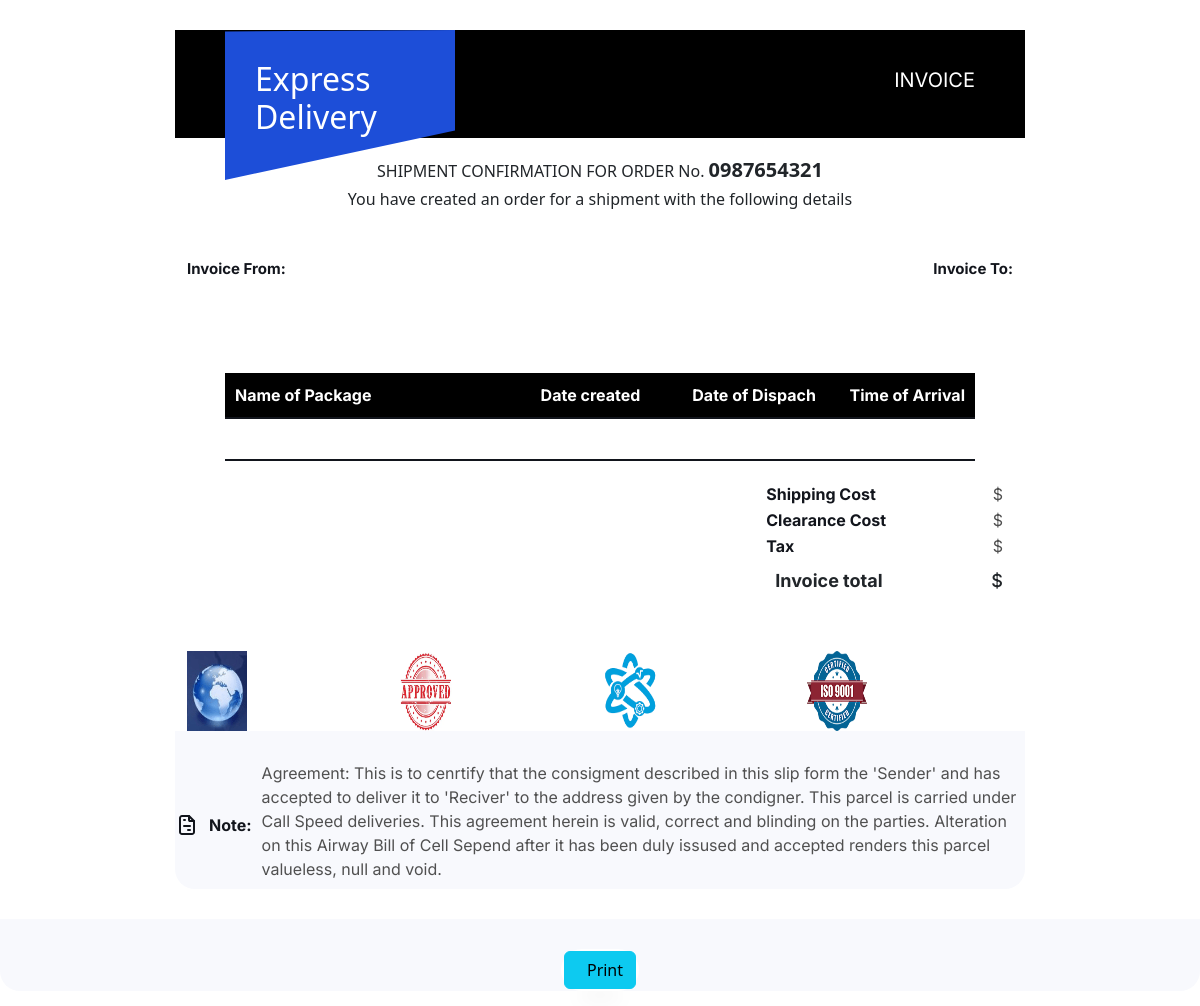
Before: /admin/invoice.php?num=UUL260481342 with the older database file.
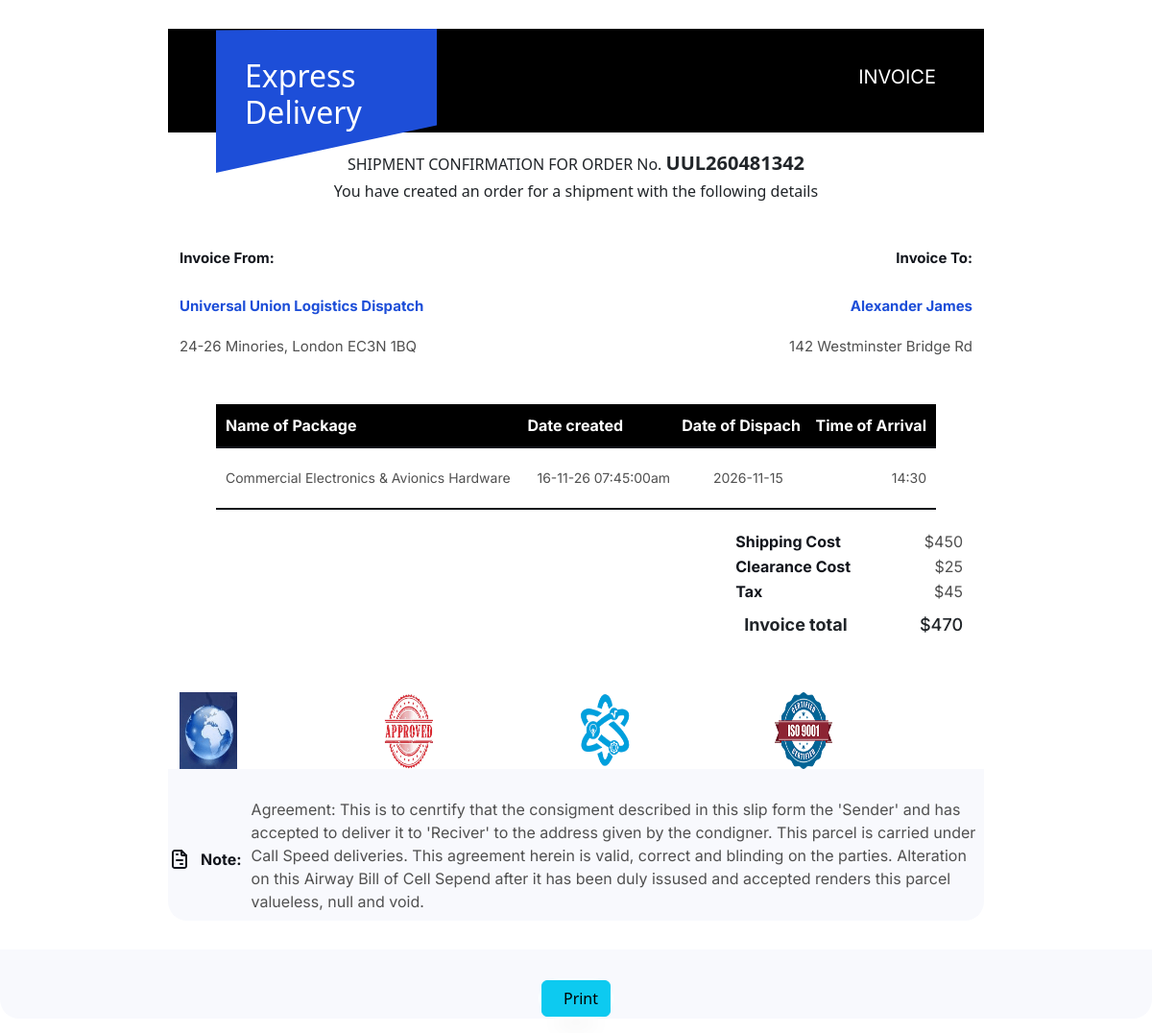
After: the same page with the newer database file.
### tables this page shows
CREATE TABLE `setting` (
  `id` int(11) NOT NULL,
  `sitename` varchar(255) NOT NULL,
  `site_title` varchar(255) NOT NULL,
  `site_url` varchar(255) NOT NULL,
  `tracking_num` varchar(255) NOT NULL,
  `email_name` varchar(255) NOT NULL,
  `email_address` varchar(255) NOT NULL
);

CREATE TABLE `addtracking` (
  `id` int(11) NOT NULL,
  `tracking_id` varchar(255) NOT NULL,
  `sender_name` varchar(255) NOT NULL,
  `sender_contact` varchar(255) NOT NULL,
  `sender_email` varchar(255) NOT NULL,
  `sender_address` varchar(255) NOT NULL,
  `status` varchar(255) NOT NULL,
  `dispatch_location` varchar(255) NOT NULL,
  `carrier` varchar(255) NOT NULL,
  `carrier_refrence_number` varchar(255) NOT NULL,
  `weight` varchar(255) NOT NULL,
  `payment_mode` varchar(255) NOT NULL,
  `image` varchar(255) NOT NULL,
  `receiver_name` varchar(255) NOT NULL,
  `receiver_contact` varchar(2555) NOT NULL,
  `receiver_email` varchar(255) NOT NULL,
  `receiver_address` varchar(255) NOT NULL,
  `destination` varchar(255) NOT NULL,
  `package_discription` varchar(255) NOT NULL,
  `dispach_date` date NOT NULL,
  `estimated_delivery_date` date NOT NULL,
  `shipment_mode` varchar(255) NOT NULL,
  `quantity` varchar(255) NOT NULL,
  `delivery_time` varchar(255) NOT NULL,
  `message` text DEFAULT NULL,
  `updated_time` datetime NOT NULL DEFAULT current_timestamp() ON UPDATE current_timestamp(),
  `current_location` varchar(255) DEFAULT NULL,
  `delivery_message` text DEFAULT NULL,
  `date_added` varchar(255) NOT NULL
);

CREATE TABLE `track_update` (
  `id` int(11) NOT NULL,
  `track_num` varchar(255) NOT NULL,
  `status` varchar(255) NOT NULL,
  `date` varchar(255) NOT NULL,
  `time` varchar(255) NOT NULL,
  `note` varchar(255) NOT NULL,
  `current_location` varchar(255) NOT NULL,
  `invoice_sub_total` varchar(255) NOT NULL,
  `discount` varchar(255) NOT NULL,
  `tax` varchar(255) NOT NULL,
  `invoice_total` varchar(255) NOT NULL,
  `updated_at` timestamp NOT NULL DEFAULT current_timestamp() ON UPDATE current_timestamp()
);

### functions.php (called while the page is built, shortened)
<?php
include 'db.php';
$sql = mysqli_query($con, "SELECT * FROM setting WHERE id = 1 ");
if (mysqli_num_rows($sql) > 0) {
  $data = mysqli_fetch_assoc($sql);
  $tracking_id = $data['tracking_num'];
}
?>

### admin/invoice.php (the view, shortened to what this page needs)
<?php
include '../db.php';
include '../functions.php';
if (isset($_GET['num']) &&  $_GET['num'] !="") {
    $post_id = $_GET['num'];
    $sql = mysqli_query($con, "SELECT * FROM addtracking WHERE tracking_id = '$post_id' ");
    if (mysqli_num_rows($sql) > 0 ) {
        $row = mysqli_fetch_assoc($sql);
        $tracking_id = $row['tracking_id'];
        $sender_name = $row['sender_name'];
        $sender_address = $row['sender_address'];
        $receiver_name = $row['receiver_name'];
        $receiver_address = $row['receiver_address'];
        $package_discription = $row['package_discription'];
        $dispach_date = $row['dispach_date'];
        $delivery_time = $row ['delivery_time'];
        $date_added = $row['date_added'];
    }
    $sqls = mysqli_query($con, "SELECT * FROM track_update  WHERE track_num = '$post_id' ORDER BY id DESC LIMIT 1  ");
    if (mysqli_num_rows($sqls) > 0 ) {
        $rows = mysqli_fetch_assoc($sqls);
        $invoice_sub_total = $rows['invoice_sub_total'];
        $discounts = $rows['discount'];
        $tax = $rows['tax'];
        $invoice_total = $rows['invoice_total'];
    }
}
?>
<!DOCTYPE html>
<html lang="zxx" dir="ltr">
<head>
	<link rel="stylesheet" href="css/custom.css">
	<link rel="stylesheet" href="css/media-query.css">
    <link href="https://cdn.jsdelivr.net/npm/bootstrap@5.3.2/dist/css/bootstrap.min.css" rel="stylesheet">
</head>
<body>
	<div class="invoice_wrap agency1">
		<div class="invoice-container">
			<div class="invoice-content-wrap" id="download_section">
				<header class="invoice-header " id="invo_header">
					<div class="invoice-logo-content bg-black ">
						<div class="invoice-logo" style="font-size: 15px;">
							<div class="agency-logo">
                                <h2 style="color: white" >Express Delivery</h2>
							</div>
						</div>
						<div class="invo-head-content">
							<div><h1 class="invoice-txt" style="font-size: 20px;">INVOICE</h1></div>
						</div>
					</div>
					<div class="container">
						<div class="invoice-agency-details">
                            <h6 style="text-align: center;">SHIPMENT CONFIRMATION FOR ORDER No. <b style="font-size: 20px;"><?php echo $tracking_id ?></b> </h6>
                            <h6 style="text-align: center;">You have created an order for a shipment with the following details</h6>
						</div>
					</div>
				</header>
				<section class="agency-service-content" id="agency_service">
					<div class="container">
						<div class="invoice-owner-conte-wrap pt-40">
						<div class="invo-to-wrap">
								<div class="invoice-to-content">
									<p class="font-md color-light-black" style="font-size: 15px;">Invoice From:</p>
									<h2 class="font-lg color-blue pt-10" style="font-size: 15px;"><?php echo $sender_name ?></h2>
									<p class="font-md-grey color-grey pt-10" style="font-size: 15px;"><?php  echo $sender_address ?></p>
								</div>
							</div>
							<div class="invo-pay-to-wrap">
								<div class="invoice-pay-content">
									<p class="font-md color-light-black" style="font-size: 15px;">Invoice To:</p>
									<h2 class="font-lg color-blue pt-10" style="font-size: 15px;"><?php  echo $receiver_name ?></h2>
									<p class="font-md-grey color-grey pt-10" style="font-size: 15px;"><?php echo $receiver_address ?></p>
								</div>
							</div>
						</div>
						<div class="table-wrapper agency-service-table pt-32">
							<table class="invoice-table agency-table">
								<thead>
									<tr class="invo-tb-header bg-black">
										<th class="serv-wid pl-10 font-md">Name of Package</th>
										<th class="pric-wid font-md">Date created</th>
										<th class="tota-wid pr-10 font-md text-right ">Date of Dispach</th>
										<th class="tota-wid pr-10 font-md text-right ">Time of Arrival</th>
									</tr>
								</thead>
								<tbody class="invo-tb-body">
									<tr class="invo-tb-row">
										<td class="font-sm pl-10"><?php echo $package_discription  ?></td>
										<td class="font-sm pl-10"><?php echo $date_added ?></td>
										<td class="font-sm pl-10"><?php echo $dispach_date ?></td>
										<td class="font-sm text-right pr-10"><?php echo $delivery_time ?></td>
									</tr>
								</tbody>
							</table>
						</div>
						<div class="invo-addition-wrap pt-20">
							<div class="invo-add-info-content">
							</div>
							<div class="invo-bill-total width-30">
								<table class="invo-total-table">
									<tbody>
										<tr>
											<td class="font-md color-light-black ">Shipping Cost</td>
											<td class="font-md-grey color-grey text-right pr-10 ">$<?php echo $invoice_sub_total  ?></td>
										</tr>
										<tr>
											<td class="font-md color-light-black">Clearance Cost </td>
											<td class="font-md-grey color-grey text-right pr-10 ">$<?php echo $discounts  ?></td>
										</tr>
										<tr>
											<td class="font-md color-light-black">Tax</td>
											<td class="font-md-grey color-grey text-right pr-10 ">$<?php echo $tax ?> </td>
										</tr>
                                        <tr class="invo-grand-total">
											<td class="font-18-700 padding">Invoice total</td>
											<td class="font-18-500 text-right pr-10 ">$<?php echo $invoice_total ?></td>
										</tr>
									</tbody>
								</table>
							</div>
						</div>
					</div> <br> <br>
   <div class="con">
    <div class="container" id="con">
            <div class="col-md-3">
                <img class="images" src="image/image1.png" alt="" width="60" height="80">
            </div>
            <div class="col-md-3">
                <img class="images" src="image/image2.png" alt="" width="60" height="80">
            </div>
            <div class="col-md-3">
                <img class="images" src="image/image3.png" alt="" width="60" height="80">
            </div>
            <div class="col-md-3">
                <img class="images" src="image/image4.png" alt="" width="60" height="80">
            </div>
        </div>
   </div>
				</section>
			</div>
			<section class="agency-bottom-content d-print-none" id="agency_bottom">
				<div class="invo-note-wrap">
					<div class="note-title">
						<span class="font-md color-light-black">Note:</span>
					</div>
					<h3 class="font-md-grey color-grey note-desc">Agreement: This is to cenrtify that the consigment described in this slip form the 'Sender' and has accepted to deliver it to 'Reciver' to the address given by the condigner. This parcel is carried under Call Speed deliveries. This agreement herein is valid, correct and blinding on the parties. Alteration on this Airway Bill of Cell Sepend after it has been duly issused and accepted renders this parcel valueless, null and void.  </h3>
				</div>
			</section>
		</div>
	</div>
            <section class="agency-bottom-content agency-bottom-content-travel d-print-none" id="agency_bottom">
				<div class="invo-buttons-wrap">
                    <div class="invo-print-btn invo-btns">
						<a href="javascript:window.print()" class="btn btn-info">
							<span class="inter-700 medium-font">Print</span>
						</a>
					</div>
                </div>
</body>
</html>

### admin/css/custom.css (style rules this page uses)
html { scroll-behavior: smooth; -webkit-text-size-adjust: 100%; }
body { background: #F8F9FD; width: auto; height: 100%; color: #ffffff; font-family: 'Inter', sans-serif; margin: 0; }
body { margin: 0; padding: 0; }
h1, h2, h3, h4, h5, h6, p { margin: 0; padding: 0; }
a:focus, a { outline: none; text-decoration: none; cursor: pointer; }
.bg-black { background: #12151C; }
.font-sm { color: #505050; font-family: Inter; font-size: 14px; font-style: normal; font-weight: 400; line-height: 22px; }
.font-md { font-family: Inter; font-size: 16px; font-style: normal; font-weight: 700; line-height: 24px; }
.font-md-grey { font-family: Inter; font-size: 16px; font-style: normal; font-weight: 400; line-height: 24px; }
.font-18-700 { font-family: Inter; font-size: 18px; font-style: normal; font-weight: 700; line-height: 24px; }
.font-18-500 { font-family: Inter; font-size: 18px; font-style: normal; font-weight: 500; line-height: 24px; }
.font-lg { font-family: Inter; font-size: 20px; font-style: normal; font-weight: 700; line-height: 24px; }
.color-blue { color: #1D4ED8 }
.color-light-black { color: #12151C; }
.color-grey { color: #505050; }
.pt-10 { padding-top: 10px; }
.pt-40 { padding-top: 40px; }
.invo-to-wrap { text-align: left; }
.invo-pay-to-wrap { text-align: right; }
.pl-10 { padding-left: 10px !important; }
.pr-10 { padding-right: 10px !important; }
.padding { padding: 10px; }
.pt-20 { padding-top: 20px; }
.text-right { text-align: right !important; }
.container { max-width: 850px; margin: 0 auto; padding: 0 50px; }
.invoice-content-wrap { background:white; position: relative; height: 100%; width: 100%; }
.invoice-container { max-width: 880px; margin: 0 auto; padding: 30px 15px; }
.invoice-logo-content { display: flex; flex-wrap: nowrap; justify-content: space-between; }
.agency-logo { width: 230px; height: 150px; clip-path: polygon(0 1%, 100% 0%, 100% 67%, 0% 100%); background: #1D4ED8; position: absolute; top: 0; padding: 30px; }
.invoice-owner-conte-wrap { display: flex; justify-content: space-between; -webkit-box-pack: justify; }
.invoice-table { border-collapse: collapse; width: 100%; max-width: 750px; margin: 0 auto; white-space: nowrap; }
.agency-service-table .invoice-table thead th { color: white; padding: 10px 0; }
.serv-wid { width: 32%; }
.pric-wid { width: 12%; }
.tota-wid { width: 10%; }
.invo-tb-body { border-bottom: 2px solid #12151C; border-top: 2px solid #12151C; }
.invoice-table td { padding: 20px 0; }
.invo-tb-body .invo-tb-row { border-bottom: 1px solid #505050; }
.invo-addition-wrap { display: flex; justify-content: space-between; }
.invo-add-info-content { width: 50%; }
.invo-bill-total { width: 50%; position: relative; }
.invo-bill-total table { width: 100%; border-collapse: collapse; white-space: nowrap; float: right; }
.agency-bottom-content { background: #F8F9FD; border-radius: 0px 0px 20px 20px; padding: 30px 0 0; }
.agency1 .agency-bottom-content, .hotel .agency-bottom-content { padding-bottom: 0px !important; }
.invo-buttons-wrap { display: flex; justify-content: center; align-items: center; border-radius: 26px; background: #FFF; box-shadow: 0px 25px 20px -20px rgba(18, 21, 28, 0.25); width: fit-content; padding: 2px; margin-left: auto; margin-right: auto; margin-bottom: 15px; }
.invo-btns { display: inline-flex; align-items: center; margin: 0 1px; }
.invo-note-wrap, .note-title { display: flex; align-items: center; }
.invo-note-wrap, .note-title { display: flex; align-items: center; justify-content: center; }
.note-title span, .note-desc { padding-left: 10px; }
.invo-btns span { padding-left: 10px; }
.invoice-agency-details { text-align: right; padding-top: 20px; }
.invoice-logo-content.bg-black { padding:30px 50px ; }
.invoice-txt { color: #FFF; text-align: right; font-family: Inter; font-size: 40px; font-style: normal; font-weight: 400; line-height: 40px; }
.pt-32 { padding-top: 32px; }
.agency-table thead tr th:first-child { text-align: left; }
.agency-table thead tr th:nth-child(2) { text-align: left }
.agency-table thead tr th:nth-child(3), .agency-table tbody tr td:nth-child(3) { text-align: center; }
.agency-table thead tr th:nth-child(4), .agency-table tbody tr td:nth-child(4) { text-align: center; }
.width-30 { width: 30%; }
.agency-bottom-content-photo, .agency-bottom-clean, .agency-bottom-content-fitness, .agency-bottom-content-travel { padding-bottom: 0; }

### admin/invoice.php (style rules this page uses)
#con { display: flex; flex-wrap: nowrap; }

Changed rows visible on the page:
no longer on this page (row unchanged): setting: tracking_num "0987654321"
added addtracking: tracking "UUL260481342", sender_name "Universal Union Logistics Dispatch", sender_address "24-26 Minories, London EC3N 1BQ", receiver_name "Alexander James", receiver_address "142 Westminster Bridge Rd", package_discription "Commercial Electronics & Avionics Hardware", date_added "16-11-26 07:45:00am", dispach_date "2026-11-15", delivery_time "14:30"
added track_update: invoice_sub_total "450", discount "25", tax "45", invoice_total "470"
